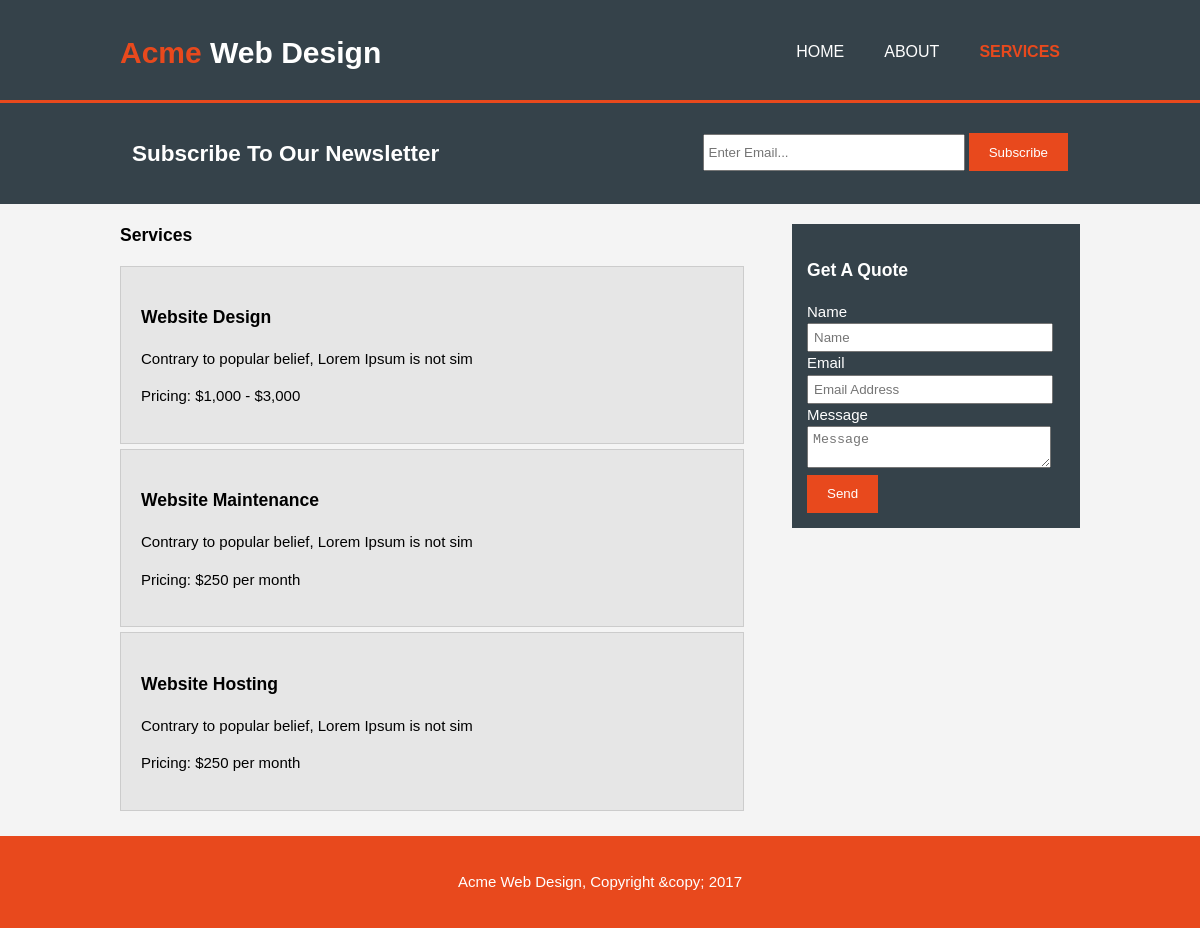
Page /services/ on the committed database.
### acmeapp/models.py (models this page shows)
class Service(models.Model):
    services = models.CharField(max_length=50)
    title = models.CharField(max_length=50)
    info = models.CharField(max_length=50)
    price = models.CharField(max_length=50)
    quote_title = models.CharField(max_length=50)
    footer = models.CharField(max_length=50, default='Acme Web Design, Copyright &copy; 2017')

### acmeapp/views.py (the view)
# urls.py: path('services/', views.services, name='services'),
def services(request):
    service = get_object_or_404(Service, pk=1)
    service2 = get_object_or_404(Service, pk=2)
    service3 = get_object_or_404(Service, pk=3)
    return render(request, 'services.html', {
        'service': service,
        'service2': service2,
        'service3': service3,
    })

### acmeapp/templates/services.html (shortened to what this page needs)
{% extends './base.html' %}
{% block content %}
<section id="main">
  <div class="container">
    <article id="main-col">
      <h1 class="page-title">{{ service.services }}</h1>
      <ul id="services">
        <li>
          <h3>{{ service.title }}</h3>
          <p>{{ service.info }}</p>
          <p>{{ service.price }}</p>
        </li>
        <li>
          <h3>{{ service2.title }}</h3>
          <p>{{ service2.info }}</p>
          <p>{{ service2.price }}</p>
        </li>
        <li>
          <h3>{{ service3.title }}</h3>
          <p>{{ service3.info }}</p>
          <p>{{ service3.price }}</p>
        </li>
      </ul>
    </article>
    <aside id="sidebar">
      <div class="dark">
        <h3>{{ service.quote_title }}</h3>
        <form class="quote">
          <div>
            <label>Name</label><br>
            <input type="text" placeholder="Name">
          </div>
          <div>
            <label>Email</label><br>
            <input type="email" placeholder="Email Address">
          </div>
          <div>
            <label>Message</label><br>
            <textarea placeholder="Message"></textarea>
          </div>
          <button class="button_1" type="submit">Send</button>
        </form>
      </div>
    </aside>
  </div>
</section>
{% endblock %}
{% block service %}
class="current"
{% endblock %}

### acmeapp/templates/footer.html
<footer>
  <p>{{ index.footer }}{{ about.footer }}{{ service.footer }}</p>
</footer>

### acmeapp/static/css/style.css (style rules this page uses)
body { font-family: Arial, Helvetica, sans-serif; font-size: 15px; line-height: 1.5; padding: 0; margin: 0; background-color:#f4f4f4; }
.container { width:80%; margin: auto; overflow:hidden; }
ul { margin:0; padding:0; }
.button_1 { height:38px; background:#e8491d; border:0; padding-left:20px; padding-right:20px; color:#ffffff; }
.dark { padding:15px; background:#35424a; color:#ffffff; margin-top:10px; margin-bottom:10px; }
aside#sidebar { float:right; width:30%; margin-top:10px; }
aside#sidebar .quote input, aside#sidebar .quote textarea { width:90%; padding:5px; }
article#main-col { float:left; width:65%; }
ul#services li { list-style: none; padding:20px; border:#cccccc solid 1px; margin-bottom:5px; background:#e6e6e6 }
footer { padding:20px; margin-top:20px; color:#ffffff; background-color:#e8491d; text-align: center; }

### rows in the picture
Service: services "Services", title "Website Design", info "Contrary to popular belief, Lorem Ipsum is not sim", price "Pricing: $1,000 - $3,000", quote_title "Get A Quote", footer "Acme Web Design, Copyright &copy; 2017"
Service: title "Website Maintenance", info "Contrary to popular belief, Lorem Ipsum is not sim", price "Pricing: $250 per month"
Service: title "Website Hosting", info "Contrary to popular belief, Lorem Ipsum is not sim", price "Pricing: $250 per month"
